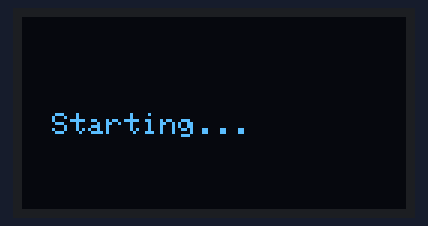
A sketch run on a simulated Arduino Uno, built for the host (arithmetic inside an expression is 32-bit, double 64-bit). On the bench: 128×64 one-colour display. The local clock reads 2024-03-15 10:24:30 at power-on unless the sketch sets it.

Above: at 0.1 s.
At 1.1 s:
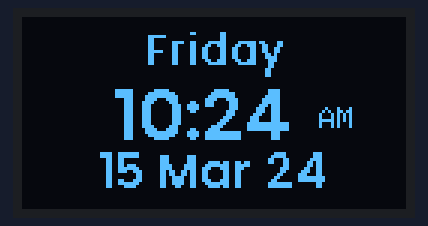
At 30.9 s:
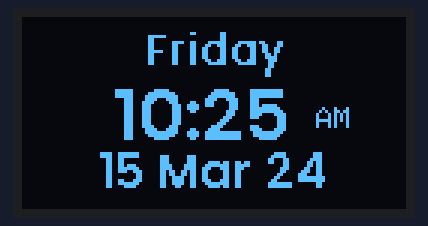
At 90.4 s:
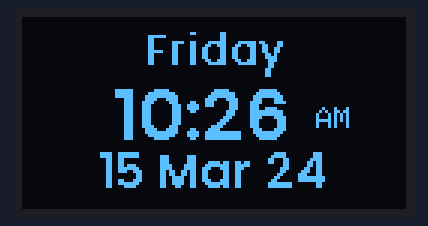

Measured:
- what the display in image 1 shows lasts 29.8 s, from 1.1 s to 30.9 s
- what the display in image 2 shows lasts 59.5 s, from 30.9 s to 90.4 s

The sketch:

hud_main.ino
```cpp
#include <Wire.h>
#include <Adafruit_GFX.h>
#include <Adafruit_SSD1306.h>
#include <RTClib.h>
#include "Poppins_SemiBold12pt7b.h"  // Custom Poppins font for time
// #include "Poppins_Regular9pt7b.h"  // Custom Poppins font for date/day
#include "Poppins_SemiBold8pt7b.h"
#include "Poppins_SemiBold7pt7b.h"

// Define separate I2C buses
TwoWire I2C_RTC = TwoWire(0);   // RTC on GPIO 16, 17
TwoWire I2C_OLED = TwoWire(1);  // OLED on GPIO 21, 22

#define SCREEN_WIDTH 128
#define SCREEN_HEIGHT 64
#define SCREEN_ADDRESS 0x3C

Adafruit_SSD1306 display(SCREEN_WIDTH, SCREEN_HEIGHT, &I2C_OLED, -1);
RTC_DS3231 rtc;

const char* daysOfTheWeek[7] = {
  "Sunday", "Monday", "Tuesday", "Wednesday", "Thursday", "Friday", "Saturday"
};

const char* monthsOfTheYear[12] = {
  "Jan", "Feb", "Mar", "Apr", "May", "Jun",
  "Jul", "Aug", "Sep", "Oct", "Nov", "Dec"
};


void setup() {
  Serial.begin(9600);

  // Initialize separate I2C buses
  I2C_RTC.begin(16, 17);     // RTC on I2C bus 0
  I2C_OLED.begin(21, 22);    // OLED on I2C bus 1

  // Attach RTC to its I2C bus
  if (!rtc.begin(&I2C_RTC)) {
    Serial.println("RTC not found");
    while (1);
  }

  // Uncomment to set time
  // rtc.adjust(DateTime(F(__DATE__), F(__TIME__)));

  // Attach OLED to its I2C bus
  if (!display.begin(SSD1306_SWITCHCAPVCC, SCREEN_ADDRESS)) {
    Serial.println("OLED not found");
    while (1);
  }

  display.clearDisplay();
  display.setTextColor(SSD1306_WHITE);
  display.setTextSize(1);
  display.setCursor(10, 32); // Adjusted for custom font baseline
  display.print("Starting...");
  display.display();
  delay(1000);
}

void loop() {
  DateTime now = rtc.now();

  int hour = now.hour();
  bool isPM = false;
  if (hour >= 12) {
    isPM = true;
    if (hour > 12) hour -= 12;
  }
  if (hour == 0) hour = 12;

  char timeBuffer[6]; // HH:MM
  sprintf(timeBuffer, "%02d:%02d", hour, now.minute());
  const char* meridian = isPM ? "PM" : "AM";

  char dateBuffer[12];
  sprintf(dateBuffer, "%d %s %02d", now.day(), monthsOfTheYear[now.month() - 1], now.year() % 100);
  const char* weekday = daysOfTheWeek[now.dayOfTheWeek()];

  display.clearDisplay();

  int16_t x1, y1;
  uint16_t w, h;

  // Day display (on top)
  display.setFont(&Poppins_SemiBold7pt7b);
  display.getTextBounds(weekday, 0, 0, &x1, &y1, &w, &h);
  display.setCursor((SCREEN_WIDTH - w) / 2, 15);
  display.print(weekday);

  // Time display - middle
  display.setFont(&Poppins_SemiBold12pt7b);
  display.getTextBounds(timeBuffer, 0, 0, &x1, &y1, &w, &h);
  display.setCursor(((SCREEN_WIDTH - w) / 2) - 4, 40);
  display.print(timeBuffer);

  // AM/PM indicator next to time
  display.setFont();
  display.setTextSize(1);
  int timeRight = ((SCREEN_WIDTH - w) / 2) + w + 2;
  display.setCursor(timeRight + 4, 30);  // Aligned to time baseline
  display.print(meridian);

  // Date display - bottom
  display.setFont(&Poppins_SemiBold8pt7b);
  display.getTextBounds(dateBuffer, 0, 0, &x1, &y1, &w, &h);
  display.setCursor((SCREEN_WIDTH - w) / 2, 56);
  display.print(dateBuffer);

  display.setFont(); // Reset font
  display.display();
  delay(1000);
}
```

Source omitted: miBold12pt7b.h (data table, 18579 bytes), emiBold7pt7b.h (data table, 10342 bytes), emiBold8pt7b.h (data table, 11630 bytes)
